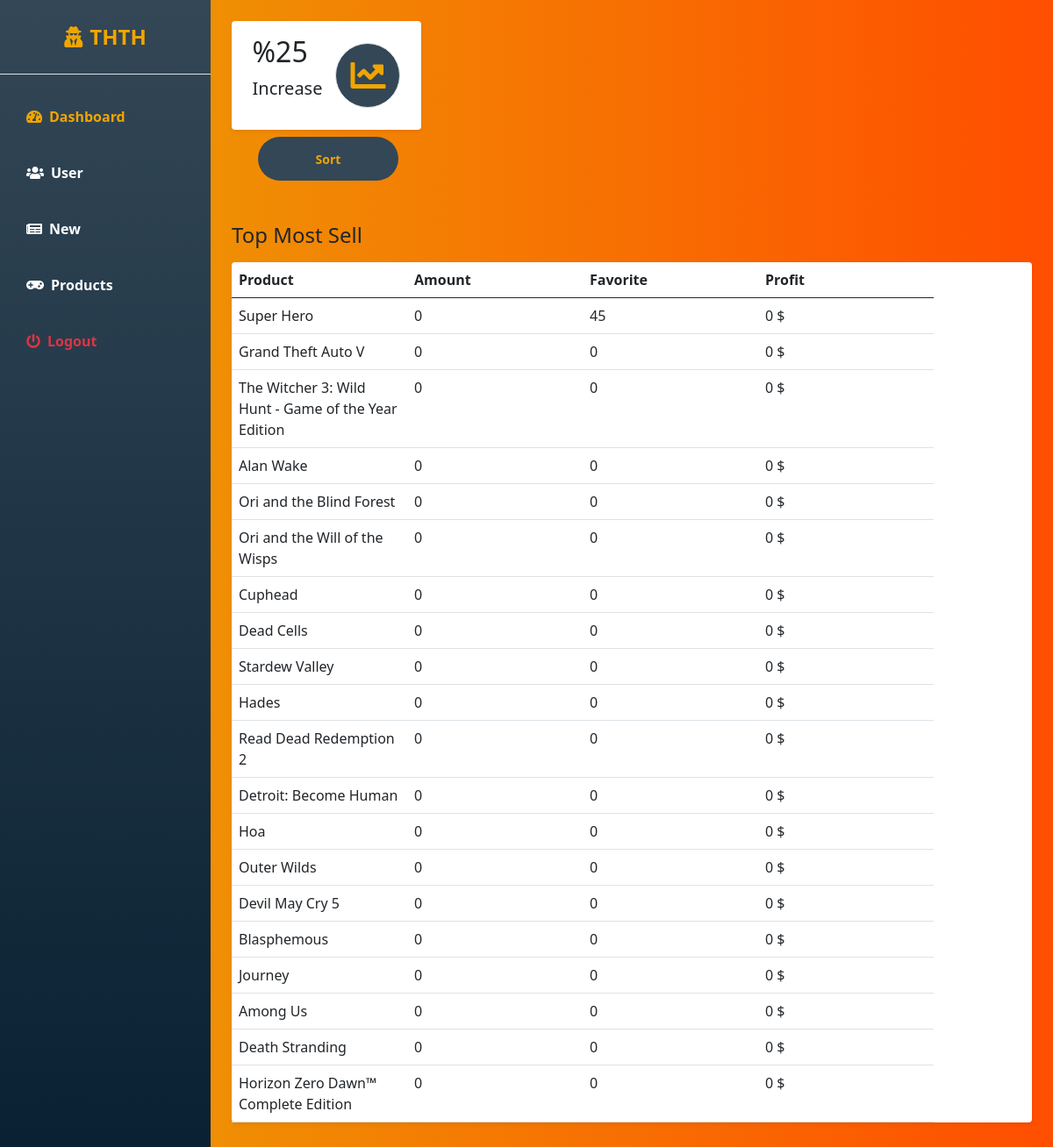
/qtv-thth/admin-dashboard.php, run on the app's committed database.
### tables this page shows
CREATE TABLE `product` (
  `product_id` int(10) NOT NULL,
  `image` varchar(100) NOT NULL,
  `name` varchar(100) NOT NULL,
  `price` float NOT NULL,
  `description` text DEFAULT NULL,
  `rating` int(10) NOT NULL,
  `quantity` int(4) NOT NULL DEFAULT 0,
  `os` varchar(50) NOT NULL,
  `processor` varchar(50) NOT NULL,
  `memory` int(4) NOT NULL,
  `storage` int(4) NOT NULL,
  `graphics` varchar(50) NOT NULL
);

### qtv-thth/admin-dashboard.php (the view, shortened to what this page needs)
<!DOCTYPE html>
<html lang="en">
<head>
    <link href="https://cdn.jsdelivr.net/npm/bootstrap@5.0.0-beta3/dist/css/bootstrap.min.css" rel="stylesheet" />
    <link rel="stylesheet" href="https://cdnjs.cloudflare.com/ajax/libs/font-awesome/5.15.3/css/all.min.css" />
    <link rel="stylesheet" href="./style/admin-style.css" />
</head>
<body>
    <div class="d-flex" id="wrapper">
        <div class="bg-task-bar" id="sidebar-wrapper">
            <div class="sidebar-heading text-center py-4 primary-text fs-4 fw-bold text-uppercase border-bottom"><i
                    class="fas fa-user-secret me-2"></i>THTH</div>
            <div class="list-group list-group-flush my-3">
                <a href="./admin-dashboard.php" class="list-group-item list-group-item-action bg-transparent second-text active"><i
                        class="fas fa-tachometer-alt me-2"></i>Dashboard</a>
                <a href="./admin-user.php" class="list-group-item list-group-item-action bg-transparent second-text fw-bold"><i
                        class="fas fa-users me-2"></i>User</a>
                <a href="./admin-new.php" class="list-group-item list-group-item-action bg-transparent second-text fw-bold"><i
                        class="fas fa-newspaper me-2"></i>New</a>
                <a href="./admin-product.php" class="list-group-item list-group-item-action bg-transparent second-text fw-bold"><i
                        class="fas fa-gamepad me-2"></i>Products</a>
                <a href="./login.php" class="list-group-item list-group-item-action bg-transparent text-danger fw-bold"><i
                        class="fas fa-power-off me-2"></i>Logout</a>
            </div>
        </div>
        <div id="page-content-wrapper">
            <div class="container-fluid px-4">
                <div class="row g-3 my-2">
                    <div class="col-md-3">
                        <div class="p-3 bg-white shadow-sm d-flex justify-content-around align-items-center rounded">
                            <div>
                                <h3 class="fs-2">%25</h3>
                                <p class="fs-5">Increase</p>
                            </div>
                            <i class="fas fa-chart-line fs-1 primary-text border rounded-full secondary-bg p-3"></i>
                        </div>
                    </div>
                </div>
                <button class="view-btn" onclick="sortTable()">Sort</button>
                <div class="row my-5">
                        <h3 class="fs-4 mb-3" style="float: left;">Top Most Sell </h3>
                    <div class="col">
                        <table class="table bg-white rounded shadow-sm  table-hover" id="table-dashboard">
                            <thead>
                                <tr>
                                    <th scope="col">Product</th>
                                    <th scope="col">Amount</th>
                                    <th scope="col">Favorite</th>
                                    <th scope="col">Profit</th>
                                </tr>
                            </thead>
                            <tbody>
                            <?php
                                        $servername = "localhost";
                                        $username = "root";
                                        $password = "";
                                        $dbname = "thth_company";
                                        $conn = new mysqli($servername, $username, $password, $dbname);
                                        $sql = "SELECT * from product";
                                        $result = mysqli_query($conn,$sql);
                                        if ($result->num_rows > 0)
                                        {
                                            while($row = $result ->fetch_assoc())
                                            {
                                                $product_id = $row['product_id'];
                                                $sql2 = "SELECT * from productbuy WHERE product_id = '$product_id'";
                                                $result2 = mysqli_query($conn,$sql2);
                                                $amount = mysqli_num_rows($result2);
                                                echo "<tr>";
                                                echo "<td scope='col' class='productname'>". $row['name']."</td>";
                                                echo "<td scope='col' class='price'>".  $amount."</td>";
                                                echo "<td scope='col' class='sale'>". $row['rating']."</td>";
                                                echo "<td scope='col' class='rate'>". $amount * $row['price']." $</td>";
                                                echo "</tr>";
                                            }
                                        }
                                    ?>
                            </tbody>
                        </table>
                    </div>
                </div>
            </div>
        </div>
    </div>
</body>
</html>

### qtv-thth/style/admin-style.css (style rules this page uses)
:root { --main-bg-color: #F0A500; --main-text-color: #F0A500; --second-text-color: #bbbec5; --second-bg-color: #334756; }
.primary-text { color: var(--main-text-color); }
.second-text { color: var(--second-text-color); }
.secondary-bg { background-color: var(--second-bg-color); }
.rounded-full { border-radius: 100%; }
.bg-task-bar { background: linear-gradient(#334756, #082032); }
.list-group-item { color: white; }
#wrapper { overflow-x: hidden; background-image: linear-gradient( to right, #ec9f05, #ff4e00 ); }
#sidebar-wrapper { min-height: 100vh; margin-left: -15rem; -webkit-transition: margin 0.25s ease-out; -moz-transition: margin 0.25s ease-out; -o-transition: margin 0.25s ease-out; transition: margin 0.25s ease-out; }
#sidebar-wrapper .sidebar-heading { padding: 0.875rem 1.25rem; font-size: 1.2rem; }
#sidebar-wrapper .list-group { width: 15rem; }
#page-content-wrapper { min-width: 100vw; }
.list-group-item { border: none; padding: 20px 30px; }
.list-group-item.active { background-color: transparent; color: var(--main-text-color); font-weight: bold; border: none; }
.table tr { display:block; float: left; }
.table th,td { width:200px; }
@media (min-width: 768px) { #sidebar-wrapper { margin-left: 0; } }
@media (min-width: 768px) { #page-content-wrapper { min-width: 0; width: 100%; } }
.view-btn, .add-btn { height: 50px; width: 160px; border: none; outline: none; border-radius: 60px; font-weight: 700; font-size: 14px; background: #334756; color: #F0A500; margin-left: 30px; }

### data on the page
product: name "Super Hero", amount "0", rating "45", $amount*$row['price'] "0"
product: name "Grand Theft Auto V", amount "0", rating "0", $amount*$row['price'] "0"
product: name "The Witcher 3: Wild Hunt - Game of the Year Edition", amount "0", rating "0", $amount*$row['price'] "0"
product: name "Alan Wake", amount "0", rating "0", $amount*$row['price'] "0"
product: name "Ori and the Blind Forest", amount "0", rating "0", $amount*$row['price'] "0"
product: name "Ori and the Will of the Wisps", amount "0", rating "0", $amount*$row['price'] "0"
product: name "Cuphead", amount "0", rating "0", $amount*$row['price'] "0"
product: name "Dead Cells", amount "0", rating "0", $amount*$row['price'] "0"
product: name "Stardew Valley", amount "0", rating "0", $amount*$row['price'] "0"
product: name "Hades", amount "0", rating "0", $amount*$row['price'] "0"
product: name "Read Dead Redemption 2", amount "0", rating "0", $amount*$row['price'] "0"
product: name "Detroit: Become Human", amount "0", rating "0", $amount*$row['price'] "0"
product: name "Hoa", amount "0", rating "0", $amount*$row['price'] "0"
product: name "Outer Wilds", amount "0", rating "0", $amount*$row['price'] "0"
product: name "Devil May Cry 5", amount "0", rating "0", $amount*$row['price'] "0"
product: name "Blasphemous", amount "0", rating "0", $amount*$row['price'] "0"
product: name "Journey", amount "0", rating "0", $amount*$row['price'] "0"
product: name "Among Us", amount "0", rating "0", $amount*$row['price'] "0"
product: name "Death Stranding", amount "0", rating "0", $amount*$row['price'] "0"
product: name "Horizon Zero Dawn™ Complete Edition", amount "0", rating "0", $amount*$row['price'] "0"
